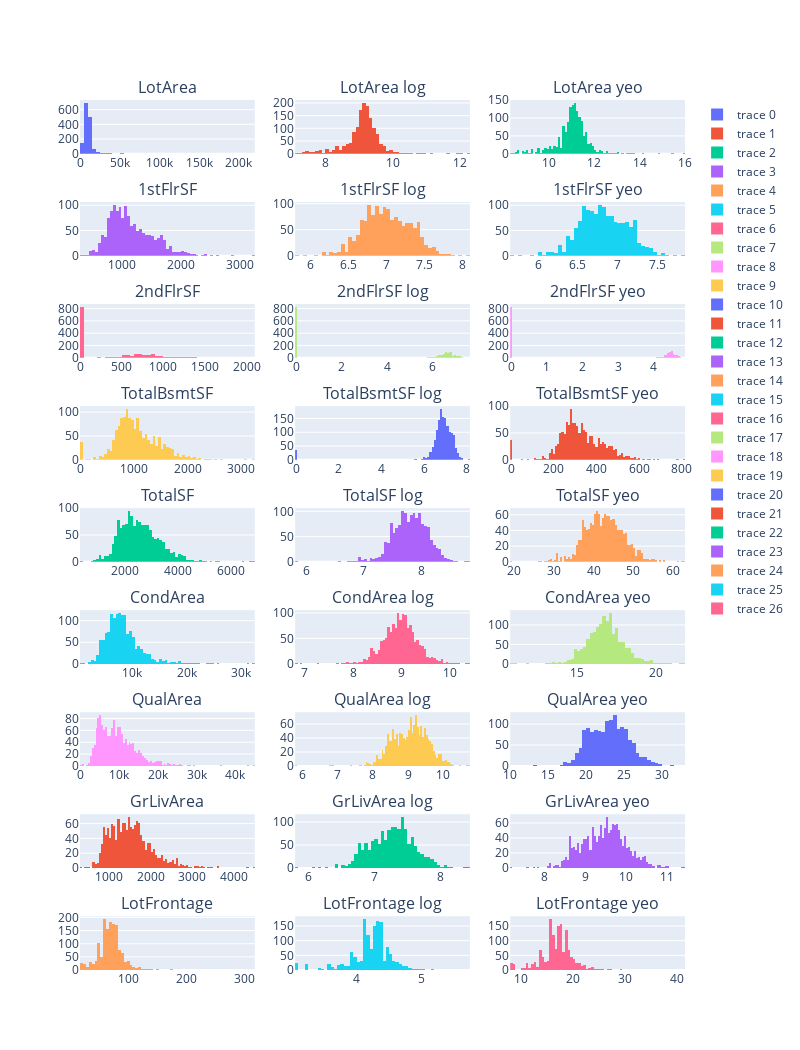

Here is the notebook cell this chart was saved with:
### Code cell
import plotly.subplots as ps
import plotly.graph_objects as go

original_features = df[skewed_features]
log_features, _ = pp.log_features_comp(original_features, skewed_features, mode='log')
# box_features, _ = pp.log_features_comp(original_features, skewed_features, mode='box')
yeo_features, _ = pp.log_features_comp(original_features, skewed_features, mode='yeo')

titles = np.array([[f'{col}', f'{col} log', f'{col} yeo'] for col in skewed_features]).flatten()

fig = ps.make_subplots(rows=len(skewed_features), cols=3, subplot_titles=titles)

for i, attr in enumerate(skewed_features):
    fig.add_trace(go.Histogram(x=original_features[attr], nbinsx=100), row=i+1, col=1)
    fig.add_trace(go.Histogram(x=log_features[attr], nbinsx=100), row=i+1, col=2)
    # fig.add_trace(go.Histogram(x=box_features[attr], nbinsx=100), row=i+1, col=3)
    fig.add_trace(go.Histogram(x=yeo_features[attr], nbinsx=100), row=i+1, col=3)
    
fig.update_layout(
    height=150 + 100*len(skewed_features),
    width= 800
)
fig.show()

### Figure 1 — Plotly figure (JSON) as saved in the notebook; plotly's stock layout.template omitted (floating-point values rounded to 4 significant figures; data arrays with more than 128 entries replaced by an {"elided": "..."} marker saying what was removed)
{"data": [{"nbinsx": 100, "type": "histogram", "x": {"elided": "1458 int values"}, "xaxis": "x", "yaxis": "y"}, {"nbinsx": 100, "type": "histogram", "x": {"elided": "1458 float values"}, "xaxis": "x2", "yaxis": "y2"}, {"nbinsx": 100, "type": "histogram", "x": {"elided": "1458 float values"}, "xaxis": "x3", "yaxis": "y3"}, {"nbinsx": 100, "type": "histogram", "x": {"elided": "1458 int values"}, "xaxis": "x4", "yaxis": "y4"}, {"nbinsx": 100, "type": "histogram", "x": {"elided": "1458 float values"}, "xaxis": "x5", "yaxis": "y5"}, {"nbinsx": 100, "type": "histogram", "x": {"elided": "1458 float values"}, "xaxis": "x6", "yaxis": "y6"}, {"nbinsx": 100, "type": "histogram", "x": {"elided": "1458 int values"}, "xaxis": "x7", "yaxis": "y7"}, {"nbinsx": 100, "type": "histogram", "x": {"elided": "1458 float values"}, "xaxis": "x8", "yaxis": "y8"}, {"nbinsx": 100, "type": "histogram", "x": {"elided": "1458 float values"}, "xaxis": "x9", "yaxis": "y9"}, {"nbinsx": 100, "type": "histogram", "x": {"elided": "1458 int values"}, "xaxis": "x10", "yaxis": "y10"}, {"nbinsx": 100, "type": "histogram", "x": {"elided": "1458 float values"}, "xaxis": "x11", "yaxis": "y11"}, {"nbinsx": 100, "type": "histogram", "x": {"elided": "1458 float values"}, "xaxis": "x12", "yaxis": "y12"}, {"nbinsx": 100, "type": "histogram", "x": {"elided": "1458 int values"}, "xaxis": "x13", "yaxis": "y13"}, {"nbinsx": 100, "type": "histogram", "x": {"elided": "1458 float values"}, "xaxis": "x14", "yaxis": "y14"}, {"nbinsx": 100, "type": "histogram", "x": {"elided": "1458 float values"}, "xaxis": "x15", "yaxis": "y15"}, {"nbinsx": 100, "type": "histogram", "x": {"elided": "1458 int values"}, "xaxis": "x16", "yaxis": "y16"}, {"nbinsx": 100, "type": "histogram", "x": {"elided": "1458 float values"}, "xaxis": "x17", "yaxis": "y17"}, {"nbinsx": 100, "type": "histogram", "x": {"elided": "1458 float values"}, "xaxis": "x18", "yaxis": "y18"}, {"nbinsx": 100, "type": "histogram", "x": {"elided": "1458 int values"}, "xaxis": "x19", "yaxis": "y19"}, {"nbinsx": 100, "type": "histogram", "x": {"elided": "1458 float values"}, "xaxis": "x20", "yaxis": "y20"}, {"nbinsx": 100, "type": "histogram", "x": {"elided": "1458 float values"}, "xaxis": "x21", "yaxis": "y21"}, {"nbinsx": 100, "type": "histogram", "x": {"elided": "1458 int values"}, "xaxis": "x22", "yaxis": "y22"}, {"nbinsx": 100, "type": "histogram", "x": {"elided": "1458 float values"}, "xaxis": "x23", "yaxis": "y23"}, {"nbinsx": 100, "type": "histogram", "x": {"elided": "1458 float values"}, "xaxis": "x24", "yaxis": "y24"}, {"nbinsx": 100, "type": "histogram", "x": {"elided": "1458 float values"}, "xaxis": "x25", "yaxis": "y25"}, {"nbinsx": 100, "type": "histogram", "x": {"elided": "1458 float values"}, "xaxis": "x26", "yaxis": "y26"}, {"nbinsx": 100, "type": "histogram", "x": {"elided": "1458 float values"}, "xaxis": "x27", "yaxis": "y27"}], "layout": {"annotations": [{"font": {"size": 16}, "showarrow": false, "text": "LotArea", "x": 0.1444, "xanchor": "center", "xref": "paper", "y": 1, "yanchor": "bottom", "yref": "paper"}, {"font": {"size": 16}, "showarrow": false, "text": "LotArea log", "x": 0.5, "xanchor": "center", "xref": "paper", "y": 1, "yanchor": "bottom", "yref": "paper"}, {"font": {"size": 16}, "showarrow": false, "text": "LotArea yeo", "x": 0.8556, "xanchor": "center", "xref": "paper", "y": 1, "yanchor": "bottom", "yref": "paper"}, {"font": {"size": 16}, "showarrow": false, "text": "1stFlrSF", "x": 0.1444, "xanchor": "center", "xref": "paper", "y": 0.8827, "yanchor": "bottom", "yref": "paper"}, {"font": {"size": 16}, "showarrow": false, "text": "1stFlrSF log", "x": 0.5, "xanchor": "center", "xref": "paper", "y": 0.8827, "yanchor": "bottom", "yref": "paper"}, {"font": {"size": 16}, "showarrow": false, "text": "1stFlrSF yeo", "x": 0.8556, "xanchor": "center", "xref": "paper", "y": 0.8827, "yanchor": "bottom", "yref": "paper"}, {"font": {"size": 16}, "showarrow": false, "text": "2ndFlrSF", "x": 0.1444, "xanchor": "center", "xref": "paper", "y": 0.7654, "yanchor": "bottom", "yref": "paper"}, {"font": {"size": 16}, "showarrow": false, "text": "2ndFlrSF log", "x": 0.5, "xanchor": "center", "xref": "paper", "y": 0.7654, "yanchor": "bottom", "yref": "paper"}, {"font": {"size": 16}, "showarrow": false, "text": "2ndFlrSF yeo", "x": 0.8556, "xanchor": "center", "xref": "paper", "y": 0.7654, "yanchor": "bottom", "yref": "paper"}, {"font": {"size": 16}, "showarrow": false, "text": "TotalBsmtSF", "x": 0.1444, "xanchor": "center", "xref": "paper", "y": 0.6481, "yanchor": "bottom", "yref": "paper"}, {"font": {"size": 16}, "showarrow": false, "text": "TotalBsmtSF log", "x": 0.5, "xanchor": "center", "xref": "paper", "y": 0.6481, "yanchor": "bottom", "yref": "paper"}, {"font": {"size": 16}, "showarrow": false, "text": "TotalBsmtSF yeo", "x": 0.8556, "xanchor": "center", "xref": "paper", "y": 0.6481, "yanchor": "bottom", "yref": "paper"}, {"font": {"size": 16}, "showarrow": false, "text": "TotalSF", "x": 0.1444, "xanchor": "center", "xref": "paper", "y": 0.5309, "yanchor": "bottom", "yref": "paper"}, {"font": {"size": 16}, "showarrow": false, "text": "TotalSF log", "x": 0.5, "xanchor": "center", "xref": "paper", "y": 0.5309, "yanchor": "bottom", "yref": "paper"}, {"font": {"size": 16}, "showarrow": false, "text": "TotalSF yeo", "x": 0.8556, "xanchor": "center", "xref": "paper", "y": 0.5309, "yanchor": "bottom", "yref": "paper"}, {"font": {"size": 16}, "showarrow": false, "text": "CondArea", "x": 0.1444, "xanchor": "center", "xref": "paper", "y": 0.4136, "yanchor": "bottom", "yref": "paper"}, {"font": {"size": 16}, "showarrow": false, "text": "CondArea log", "x": 0.5, "xanchor": "center", "xref": "paper", "y": 0.4136, "yanchor": "bottom", "yref": "paper"}, {"font": {"size": 16}, "showarrow": false, "text": "CondArea yeo", "x": 0.8556, "xanchor": "center", "xref": "paper", "y": 0.4136, "yanchor": "bottom", "yref": "paper"}, {"font": {"size": 16}, "showarrow": false, "text": "QualArea", "x": 0.1444, "xanchor": "center", "xref": "paper", "y": 0.2963, "yanchor": "bottom", "yref": "paper"}, {"font": {"size": 16}, "showarrow": false, "text": "QualArea log", "x": 0.5, "xanchor": "center", "xref": "paper", "y": 0.2963, "yanchor": "bottom", "yref": "paper"}, {"font": {"size": 16}, "showarrow": false, "text": "QualArea yeo", "x": 0.8556, "xanchor": "center", "xref": "paper", "y": 0.2963, "yanchor": "bottom", "yref": "paper"}, {"font": {"size": 16}, "showarrow": false, "text": "GrLivArea", "x": 0.1444, "xanchor": "center", "xref": "paper", "y": 0.179, "yanchor": "bottom", "yref": "paper"}, {"font": {"size": 16}, "showarrow": false, "text": "GrLivArea log", "x": 0.5, "xanchor": "center", "xref": "paper", "y": 0.179, "yanchor": "bottom", "yref": "paper"}, {"font": {"size": 16}, "showarrow": false, "text": "GrLivArea yeo", "x": 0.8556, "xanchor": "center", "xref": "paper", "y": 0.179, "yanchor": "bottom", "yref": "paper"}, {"font": {"size": 16}, "showarrow": false, "text": "LotFrontage", "x": 0.1444, "xanchor": "center", "xref": "paper", "y": 0.06173, "yanchor": "bottom", "yref": "paper"}, {"font": {"size": 16}, "showarrow": false, "text": "LotFrontage log", "x": 0.5, "xanchor": "center", "xref": "paper", "y": 0.06173, "yanchor": "bottom", "yref": "paper"}, {"font": {"size": 16}, "showarrow": false, "text": "LotFrontage yeo", "x": 0.8556, "xanchor": "center", "xref": "paper", "y": 0.06173, "yanchor": "bottom", "yref": "paper"}], "height": 1050, "width": 800, "xaxis": {"anchor": "y", "domain": [0, 0.2889]}, "xaxis10": {"anchor": "y10", "domain": [0, 0.2889]}, "xaxis11": {"anchor": "y11", "domain": [0.3556, 0.6444]}, "xaxis12": {"anchor": "y12", "domain": [0.7111, 1]}, "xaxis13": {"anchor": "y13", "domain": [0, 0.2889]}, "xaxis14": {"anchor": "y14", "domain": [0.3556, 0.6444]}, "xaxis15": {"anchor": "y15", "domain": [0.7111, 1]}, "xaxis16": {"anchor": "y16", "domain": [0, 0.2889]}, "xaxis17": {"anchor": "y17", "domain": [0.3556, 0.6444]}, "xaxis18": {"anchor": "y18", "domain": [0.7111, 1]}, "xaxis19": {"anchor": "y19", "domain": [0, 0.2889]}, "xaxis2": {"anchor": "y2", "domain": [0.3556, 0.6444]}, "xaxis20": {"anchor": "y20", "domain": [0.3556, 0.6444]}, "xaxis21": {"anchor": "y21", "domain": [0.7111, 1]}, "xaxis22": {"anchor": "y22", "domain": [0, 0.2889]}, "xaxis23": {"anchor": "y23", "domain": [0.3556, 0.6444]}, "xaxis24": {"anchor": "y24", "domain": [0.7111, 1]}, "xaxis25": {"anchor": "y25", "domain": [0, 0.2889]}, "xaxis26": {"anchor": "y26", "domain": [0.3556, 0.6444]}, "xaxis27": {"anchor": "y27", "domain": [0.7111, 1]}, "xaxis3": {"anchor": "y3", "domain": [0.7111, 1]}, "xaxis4": {"anchor": "y4", "domain": [0, 0.2889]}, "xaxis5": {"anchor": "y5", "domain": [0.3556, 0.6444]}, "xaxis6": {"anchor": "y6", "domain": [0.7111, 1]}, "xaxis7": {"anchor": "y7", "domain": [0, 0.2889]}, "xaxis8": {"anchor": "y8", "domain": [0.3556, 0.6444]}, "xaxis9": {"anchor": "y9", "domain": [0.7111, 1]}, "yaxis": {"anchor": "x", "domain": [0.9383, 1]}, "yaxis10": {"anchor": "x10", "domain": [0.5864, 0.6481]}, "yaxis11": {"anchor": "x11", "domain": [0.5864, 0.6481]}, "yaxis12": {"anchor": "x12", "domain": [0.5864, 0.6481]}, "yaxis13": {"anchor": "x13", "domain": [0.4691, 0.5309]}, "yaxis14": {"anchor": "x14", "domain": [0.4691, 0.5309]}, "yaxis15": {"anchor": "x15", "domain": [0.4691, 0.5309]}, "yaxis16": {"anchor": "x16", "domain": [0.3519, 0.4136]}, "yaxis17": {"anchor": "x17", "domain": [0.3519, 0.4136]}, "yaxis18": {"anchor": "x18", "domain": [0.3519, 0.4136]}, "yaxis19": {"anchor": "x19", "domain": [0.2346, 0.2963]}, "yaxis2": {"anchor": "x2", "domain": [0.9383, 1]}, "yaxis20": {"anchor": "x20", "domain": [0.2346, 0.2963]}, "yaxis21": {"anchor": "x21", "domain": [0.2346, 0.2963]}, "yaxis22": {"anchor": "x22", "domain": [0.1173, 0.179]}, "yaxis23": {"anchor": "x23", "domain": [0.1173, 0.179]}, "yaxis24": {"anchor": "x24", "domain": [0.1173, 0.179]}, "yaxis25": {"anchor": "x25", "domain": [0, 0.06173]}, "yaxis26": {"anchor": "x26", "domain": [0, 0.06173]}, "yaxis27": {"anchor": "x27", "domain": [0, 0.06173]}, "yaxis3": {"anchor": "x3", "domain": [0.9383, 1]}, "yaxis4": {"anchor": "x4", "domain": [0.821, 0.8827]}, "yaxis5": {"anchor": "x5", "domain": [0.821, 0.8827]}, "yaxis6": {"anchor": "x6", "domain": [0.821, 0.8827]}, "yaxis7": {"anchor": "x7", "domain": [0.7037, 0.7654]}, "yaxis8": {"anchor": "x8", "domain": [0.7037, 0.7654]}, "yaxis9": {"anchor": "x9", "domain": [0.7037, 0.7654]}}}
